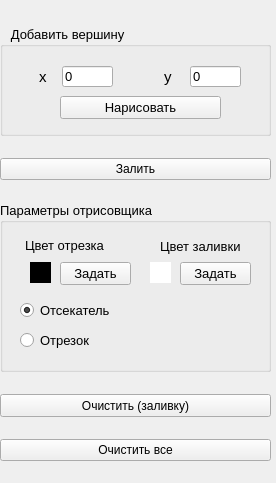
<?xml version="1.0" encoding="UTF-8"?>
<ui version="4.0">
 <class>MyController</class>
 <widget class="QWidget" name="MyController">
  <property name="geometry">
   <rect>
    <x>0</x>
    <y>0</y>
    <width>276</width>
    <height>483</height>
   </rect>
  </property>
  <property name="sizePolicy">
   <sizepolicy hsizetype="Fixed" vsizetype="Preferred">
    <horstretch>0</horstretch>
    <verstretch>0</verstretch>
   </sizepolicy>
  </property>
  <property name="minimumSize">
   <size>
    <width>200</width>
    <height>400</height>
   </size>
  </property>
  <property name="windowTitle">
   <string>Form</string>
  </property>
  <widget class="QWidget" name="verticalLayoutWidget">
   <property name="geometry">
    <rect>
     <x>0</x>
     <y>10</y>
     <width>271</width>
     <height>471</height>
    </rect>
   </property>
   <layout class="QVBoxLayout" name="verticalLayout_2">
    <property name="spacing">
     <number>6</number>
    </property>
    <item>
     <widget class="QGroupBox" name="groupBox">
      <property name="sizePolicy">
       <sizepolicy hsizetype="Preferred" vsizetype="Preferred">
        <horstretch>0</horstretch>
        <verstretch>0</verstretch>
       </sizepolicy>
      </property>
      <property name="minimumSize">
       <size>
        <width>0</width>
        <height>110</height>
       </size>
      </property>
      <property name="maximumSize">
       <size>
        <width>16777215</width>
        <height>110</height>
       </size>
      </property>
      <property name="font">
       <font>
        <pointsize>10</pointsize>
       </font>
      </property>
      <property name="title">
       <string>   Добавить вершину</string>
      </property>
      <widget class="QLabel" name="label_2">
       <property name="geometry">
        <rect>
         <x>39</x>
         <y>40</y>
         <width>41</width>
         <height>21</height>
        </rect>
       </property>
       <property name="font">
        <font>
         <pointsize>11</pointsize>
        </font>
       </property>
       <property name="text">
        <string>х</string>
       </property>
      </widget>
      <widget class="QLineEdit" name="xEdit">
       <property name="geometry">
        <rect>
         <x>62</x>
         <y>40</y>
         <width>51</width>
         <height>21</height>
        </rect>
       </property>
       <property name="text">
        <string>0</string>
       </property>
      </widget>
      <widget class="QLineEdit" name="yEdit">
       <property name="geometry">
        <rect>
         <x>190</x>
         <y>40</y>
         <width>51</width>
         <height>21</height>
        </rect>
       </property>
       <property name="text">
        <string>0</string>
       </property>
      </widget>
      <widget class="QLabel" name="label_7">
       <property name="geometry">
        <rect>
         <x>164</x>
         <y>40</y>
         <width>41</width>
         <height>21</height>
        </rect>
       </property>
       <property name="font">
        <font>
         <pointsize>11</pointsize>
        </font>
       </property>
       <property name="text">
        <string>y</string>
       </property>
      </widget>
      <widget class="QPushButton" name="drawButton">
       <property name="geometry">
        <rect>
         <x>60</x>
         <y>70</y>
         <width>161</width>
         <height>23</height>
        </rect>
       </property>
       <property name="minimumSize">
        <size>
         <width>81</width>
         <height>23</height>
        </size>
       </property>
       <property name="text">
        <string>Нарисовать</string>
       </property>
      </widget>
     </widget>
    </item>
    <item>
     <widget class="QPushButton" name="brushButton">
      <property name="text">
       <string>Залить</string>
      </property>
     </widget>
    </item>
    <item>
     <widget class="QGroupBox" name="groupBox_2">
      <property name="minimumSize">
       <size>
        <width>0</width>
        <height>0</height>
       </size>
      </property>
      <property name="maximumSize">
       <size>
        <width>16777215</width>
        <height>170</height>
       </size>
      </property>
      <property name="font">
       <font>
        <pointsize>10</pointsize>
       </font>
      </property>
      <property name="title">
       <string>Параметры отрисовщика</string>
      </property>
      <widget class="QLabel" name="linelabel">
       <property name="geometry">
        <rect>
         <x>30</x>
         <y>60</y>
         <width>21</width>
         <height>21</height>
        </rect>
       </property>
       <property name="font">
        <font>
         <pointsize>11</pointsize>
        </font>
       </property>
       <property name="autoFillBackground">
        <bool>false</bool>
       </property>
       <property name="styleSheet">
        <string notr="true">background-color: rgb(0, 0, 0)</string>
       </property>
       <property name="text">
        <string/>
       </property>
      </widget>
      <widget class="QLabel" name="label_13">
       <property name="geometry">
        <rect>
         <x>25</x>
         <y>33</y>
         <width>111</width>
         <height>21</height>
        </rect>
       </property>
       <property name="font">
        <font>
         <pointsize>10</pointsize>
        </font>
       </property>
       <property name="text">
        <string>Цвет отрезка</string>
       </property>
      </widget>
      <widget class="QLabel" name="fonlabel">
       <property name="geometry">
        <rect>
         <x>150</x>
         <y>60</y>
         <width>21</width>
         <height>21</height>
        </rect>
       </property>
       <property name="font">
        <font>
         <pointsize>11</pointsize>
        </font>
       </property>
       <property name="styleSheet">
        <string notr="true">background-color: rgb(255, 255, 255)</string>
       </property>
       <property name="text">
        <string/>
       </property>
      </widget>
      <widget class="QLabel" name="label_15">
       <property name="geometry">
        <rect>
         <x>160</x>
         <y>34</y>
         <width>131</width>
         <height>21</height>
        </rect>
       </property>
       <property name="font">
        <font>
         <pointsize>10</pointsize>
        </font>
       </property>
       <property name="text">
        <string>Цвет заливки</string>
       </property>
      </widget>
      <widget class="QPushButton" name="foncolorButton">
       <property name="geometry">
        <rect>
         <x>180</x>
         <y>60</y>
         <width>71</width>
         <height>23</height>
        </rect>
       </property>
       <property name="text">
        <string>Задать</string>
       </property>
      </widget>
      <widget class="QPushButton" name="linecolorButton">
       <property name="geometry">
        <rect>
         <x>60</x>
         <y>60</y>
         <width>71</width>
         <height>23</height>
        </rect>
       </property>
       <property name="text">
        <string>Задать</string>
       </property>
      </widget>
      <widget class="QRadioButton" name="radioButton">
       <property name="geometry">
        <rect>
         <x>20</x>
         <y>98</y>
         <width>100</width>
         <height>21</height>
        </rect>
       </property>
       <property name="text">
        <string>Отсекатель</string>
       </property>
       <property name="checked">
        <bool>true</bool>
       </property>
      </widget>
      <widget class="QRadioButton" name="radioButton_2">
       <property name="geometry">
        <rect>
         <x>20</x>
         <y>128</y>
         <width>100</width>
         <height>21</height>
        </rect>
       </property>
       <property name="text">
        <string>Отрезок</string>
       </property>
      </widget>
     </widget>
    </item>
    <item>
     <widget class="QPushButton" name="clearButton">
      <property name="minimumSize">
       <size>
        <width>81</width>
        <height>23</height>
       </size>
      </property>
      <property name="text">
       <string>Очистить (заливку)</string>
      </property>
     </widget>
    </item>
    <item>
     <widget class="QPushButton" name="clearallButton">
      <property name="text">
       <string>Очистить все</string>
      </property>
     </widget>
    </item>
   </layout>
  </widget>
 </widget>
 <resources/>
 <connections/>
</ui>
